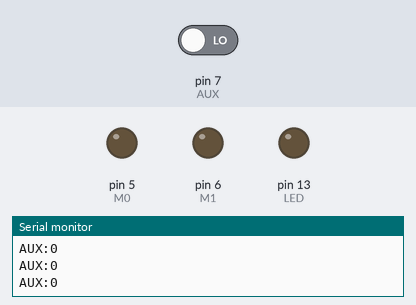
Simulated run of this sketch. Board: Arduino Uno, built with avr-gcc and run on an emulated ATmega328P. On the bench: output pins drawn as LEDs (lit = HIGH), the last lines printed to the serial monitor. The test bench sets the inputs (shaded band); at power-on: pin 7 (AUX) LOW. The modem accepts every AT command (registered, SIM ready, sends succeed) and sends nothing else.

Above: at 0.8 s.
0.9 s: pin 7 (AUX) driven HIGH
At 1.7 s:
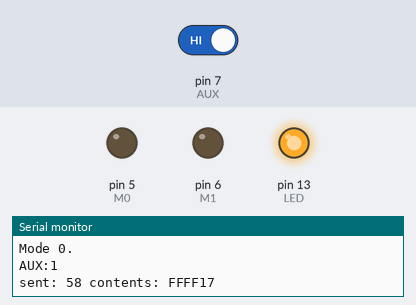
3.9 s: pin 7 (AUX) driven LOW
At 5.4 s:
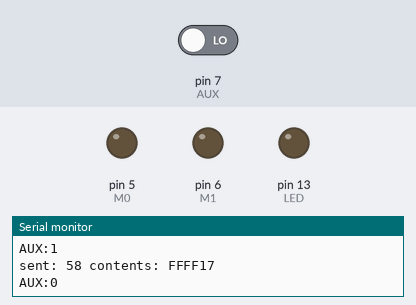
Timing chart, 0 to 6.9 s (numbered marks = the images above; inputs shaded):
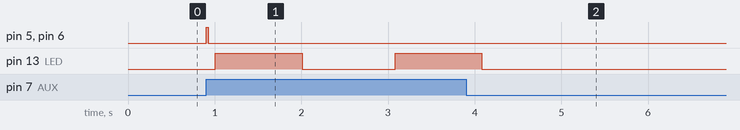

The sketch:

sketch_test_E32_TTL_100_send.ino
```cpp
/*2018.1.25  huitian agrismarter.com
   Chen Jiahao
   test lora module E32-TTL-100 on arduino nano
   sending node
*/
#include <AltSoftSerial.h>

AltSoftSerial uart;
// Board          Transmit  Receive   PWM Unusable
// -----          --------  -------   ------------
// Arduino Uno        9         8         10

const int LED = 13;
const int M0 = 5;  //mode control 0
const int M1 = 6;  //mode control 1
const int AUX = 7;  //AUX detecting
int auxValue = 0;
uint8_t buf[58];   //command buffer
int sendNum = 0;
int receive = 0;
//private function declaration
boolean loraReady(void);

void setup() {
  // set up usb serial and software serial
  Serial.begin(115200);
  while (!Serial) {
    ; // wait for serial port to connect. Needed for native USB port only
  }
  uart.begin(9600);

  // set up pins
  pinMode(LED, OUTPUT);
  pinMode(M0, OUTPUT);
  pinMode(M1, OUTPUT);
  pinMode(AUX, INPUT);

  //set to mode3 setting up
  while (!loraReady());//wait till lora module ready
  digitalWrite(M0, 1);
  digitalWrite(M1, 1);
  delay(10);

  //setting up the parameters in mode3: C0 + 5 bytes of parameters
  buf[0] = 0xC0;  //HEAD (not volatile)
  buf[1] = 0x0 ;   //ADDH
  buf[2] = 0x1  ;  //ADDL
  buf[3] = 0x1A ;  //SPED
  buf[4] = 0x17 ;  //CHAN
  buf[5] = 0x44  ; //OPTION
  while (!loraReady());//wait till lora module ready
  if (uart.write(buf, 6))
    Serial.println("Parameters have been set up.");
  delay(10);

  //set to mode0 transmitting
  while (!loraReady());//wait till lora module ready
  digitalWrite(M0, 0);
  digitalWrite(M1, 0);
  Serial.println("Mode 0.");
  delay(10);

  //fill buffer
  buf[0] = 0xFF;
  buf[1] = 0xFF;  //broadcasting
  buf[2] = 0x17;  //channel
  for (int i = 3; i < 58; i++) //data
    buf[i] = i;
}

void loop() {
  // put your main code here, to run repeatedly:
  //send commands to lora module
  sendNum = 58;
  if (loraReady()) {
    uart.begin(9600);
    delay(10);
    if (sendNum == uart.write(buf, 58)) {
      digitalWrite(LED, HIGH);
      Serial.print( "sent: ");
      Serial.print(sendNum, DEC);
      Serial.print( " contents: ");
      Serial.print(buf[0], HEX);
      Serial.print(buf[1], HEX);
      Serial.println(buf[2], HEX);
    }
    uart.end();
    delay(1000);
    digitalWrite(LED, LOW);
  }

  //get data from lora module
  //  Serial.println("receiving...");
  //  while (uart.available()) {
  //    Serial.print("received:");
  //    receive = uart.read();
  //    Serial.println(receive, HEX );
  //  }
  delay(1000);

}

//check if lora module is busy
boolean loraReady(void) {
  auxValue = digitalRead(AUX);
  Serial.print("AUX:");
  Serial.println(auxValue);
  return auxValue ? true : false;
}
```

Measured:
- after the input at 0.9 s, pin 5 (M0), pin 6 (M1): LOW → HIGH at once, → LOW 0.03 s later; pin 13 (LED): LOW → HIGH after 0.11 s, → LOW 1.0 s later, → HIGH 1.1 s later
- after the input at 3.9 s, pin 13 (LED): goes on until 4.1 s, then stays LOW
